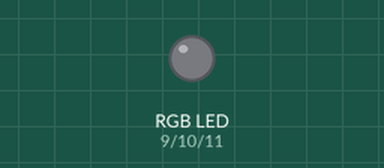
This sketch was run on a simulated Arduino Uno, built with avr-gcc and run on an emulated ATmega328P. Shown: an RGB LED mixed from three pins (HIGH = lit).

Above: at 0.1 s.
At 2.1 s:
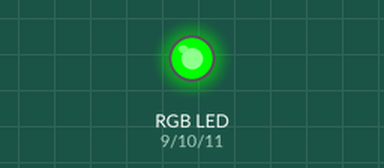
At 4.1 s:
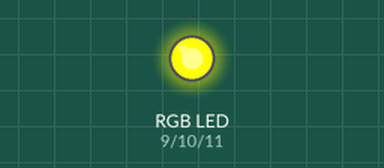
At 6.1 s:
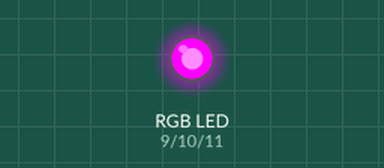
At 18.8 s:
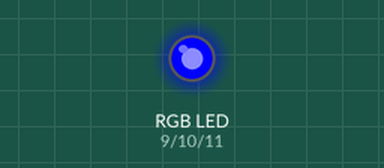
At 38.5 s:
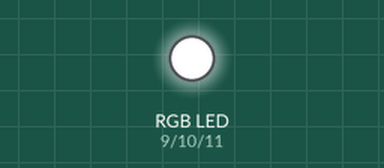
Timing chart, 0 to 40.0 s (numbered marks = the images above):
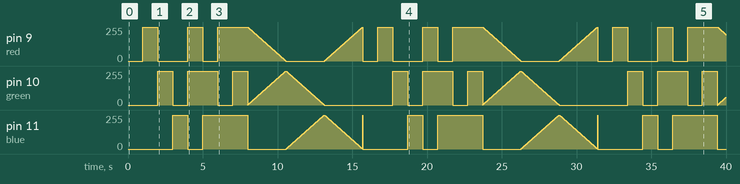

The sketch:

RGB_LED.ino
```cpp
const int red = 9;
const int green = 10;
const int blue = 11;
void setup() {
  // put your setup code here, to run once:
  pinMode(red,OUTPUT);
  pinMode(green,OUTPUT);
  pinMode(blue,OUTPUT);
}

void loop() {
  // put your main code here, to run repeatedly:
  mainColours();
  showSpectrum();
}

void mainColours(){
  //All leds off
  digitalWrite(red, LOW);
  digitalWrite(green, LOW);
  digitalWrite(blue,LOW);
  delay(1000);

  //Only Red on
   digitalWrite(red, HIGH);
   digitalWrite(green, LOW);
   digitalWrite(blue,LOW);
   delay(1000);

   //Only green on
   digitalWrite(red, LOW);
  digitalWrite(green, HIGH);
  digitalWrite(blue,LOW);
  delay(1000);

  //Only blue on
  digitalWrite(red, LOW);
  digitalWrite(green, LOW);
  digitalWrite(blue,HIGH);
  delay(1000);

  //Yellow (red+green)
  digitalWrite(red, HIGH);
  digitalWrite(green, HIGH);
  digitalWrite(blue,LOW);
  delay(1000);

  //Cyan(green+blue)
  digitalWrite(red, LOW);
  digitalWrite(green, HIGH);
  digitalWrite(blue,HIGH);
  delay(1000);

  //Purple (red+blue)
  digitalWrite(red, HIGH);
  digitalWrite(green, LOW);
  digitalWrite(blue, HIGH);
  delay(1000);

  //White (All on)
  digitalWrite(red, HIGH);
  digitalWrite(green, HIGH);
  digitalWrite(blue,HIGH);
  delay(1000);
}

void showSpectrum(){
  //Shows all the 768 colours
  for(int i = 0; i <= 768; i++){
    showRGB(i);
    delay(10);
  }
}

void showRGB(int colour){
  //translates the int to a colour value on the RGB spectrum.
  //Each colour spans 255
  int redIntensity;
  int greenIntensity;
  int blueIntensity;

  if (colour <= 255){
  redIntensity = (255 - colour); //red goes from on to off
  greenIntensity = colour;    //green goes from off to on
  blueIntensity = 0;          //blue off
  }
  else if (colour <= 511){
  redIntensity = 0;                        //red off
  greenIntensity =255 - (colour - 256);    //green goes from on to off
  blueIntensity = (colour - 256);          //blue off to onn
  }
  else{
  redIntensity = (colour - 512);           //red goes from off to on
  greenIntensity = 0;                      //green off
  blueIntensity = 255 - (colour - 512);    //blue off to onn
  }
  analogWrite(red, redIntensity);
  analogWrite(green, greenIntensity);
  analogWrite(blue, blueIntensity);
}
```

Measured:
- by itself, pin 9 (red): 0/255 → 255/255 at 1.0 s, → 0/255 1.0 s later, → 255/255 2.0 s later, → 0/255 1.0 s later, … (1094 changes in this stretch)
- by itself, pin 11 (blue): 0/255 → 255/255 at 3.0 s, → 0/255 1.0 s later, → 255/255 1.0 s later, → 0/255 3.0 s later, … (1036 changes in this stretch)
- by itself, pin 10 (green): 0/255 → 255/255 at 2.0 s, → 0/255 1.0 s later, → 255/255 1.0 s later, → 0/255 2.0 s later, … (1095 changes in this stretch)
